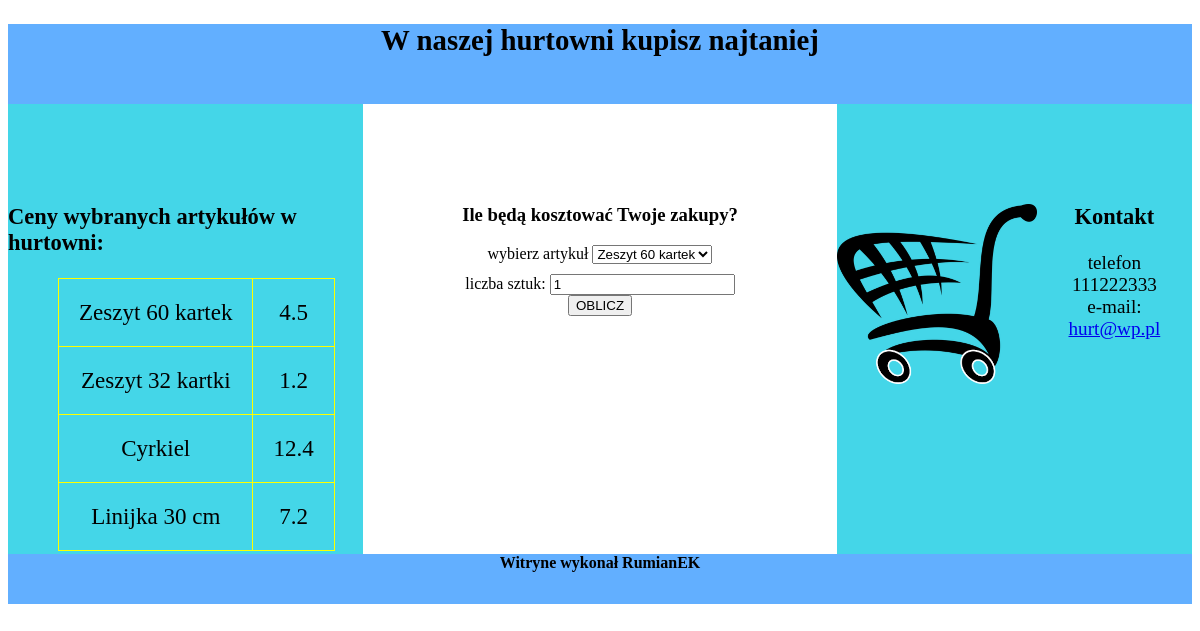
Screenshot of /e14_2019_06_02/index.php with the database file from the repository.
### tables this page shows
CREATE TABLE `towary` (
  `id` int(11) NOT NULL,
  `nazwa` varchar(20) NOT NULL,
  `cena` float NOT NULL,
  `promocja` tinyint(1) NOT NULL,
  `idDostawcy` int(11) NOT NULL
);

### e14_2019_06_02/index.php (the view, shortened to what this page needs)
<!DOCTYPE html>
<html lang="pl">
<head>
    <link rel="stylesheet" href="styl.css">
</head>
<body>
    <section class="baner">
        <h1>W naszej hurtowni kupisz najtaniej</h1>
    </section>
    <section class="lewy">
        <h3>Ceny wybranych artykułów w hurtowni:</h3>
        <table>
            <?php
                $conn = new mysqli("localhost","root","","sklep");
                $q1 = "SELECT nazwa,cena FROM towary LIMIT 4;";
                $res1 = $conn->query($q1);
                while($row1 = $res1->fetch_row())
                {
                    print "<tr>";
                    print "<td>$row1[0]</td>";
                    print "<td>$row1[1]</td>";
                    print "</tr>";
                }
            ?>
        </table>
    </section>
    <section class="srodkowy">
        <h3>Ile będą kosztować Twoje zakupy?</h3>
        <form action="index.php" method="post">
            wybierz artykuł
            <select name="nazwa">
                <option value="Zeszyt 60 kartek">Zeszyt 60 kartek</option>
            </select>
            <br>
            liczba sztuk: <input type="number" name="ilosc" value="1">
            <br>
            <button type="submit" name="submit">OBLICZ</button>
        </form>
    </section>
    <section class="prawy">
        <img src="zakupy2.png" alt="hurtownia">
        <h3>Kontakt</h3>
        <p>telefon <br> 111222333 <br> e-mail: <br> <a href="mailto:hurt@wp.pl">hurt@wp.pl</a></p>
    </section>
    <section class="stopka">
        <h4>Witryne wykonał RumianEK</h4>
    </section>
</body>
</html>

### e14_2019_06_02/styl.css (style rules this page uses)
.baner { background-color: #62afff; height: 80px; font-size: 120%; text-align: center; }
.lewy { background-color: #44d6e8; height: 450px; width: 30%; font-size: 120%; float: left; }
.srodkowy { height: 450px; width: 40%; text-align: center; float: left; }
.prawy { background-color: #44d6e8; height: 450px; width: 30%; font-size: 120%; text-align: center; float: left; }
.stopka { background-color: #62afff; height: 50px; text-align: center; clear: both; }
table { margin-left: 50px; border-collapse: collapse; }
td { border: 1px solid yellow; padding: 20px; text-align: center; font-size: 120%; }
img, h3 { margin-top: 100px; }
img { float: left; }
input { margin-top: 10px; }

### rows the page displays
towary: nazwa "Zeszyt 60 kartek", cena "4.5"
towary: nazwa "Zeszyt 32 kartki", cena "1.2"
towary: nazwa "Cyrkiel", cena "12.4"
towary: nazwa "Linijka 30 cm", cena "7.2"
